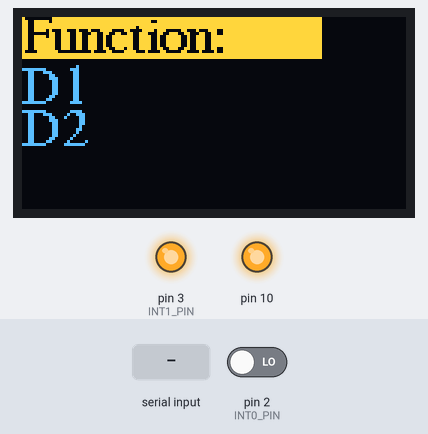
Recording of a sketch running on a simulated Arduino Uno, built with avr-gcc and run on an emulated ATmega328P. On the bench: 128×64 one-colour display, output pins drawn as LEDs (lit = HIGH). The test bench sets the inputs (shaded band); at power-on: pin 2 (INT0_PIN) LOW. The OLED is the two-colour kind (top 16 rows yellow); no radio packets arrive unless stated; what the sketch prints to the serial monitor is not drawn.

Above: at 1.2 s.
1.3 s: "1\n" received over Serial
At 2.4 s:
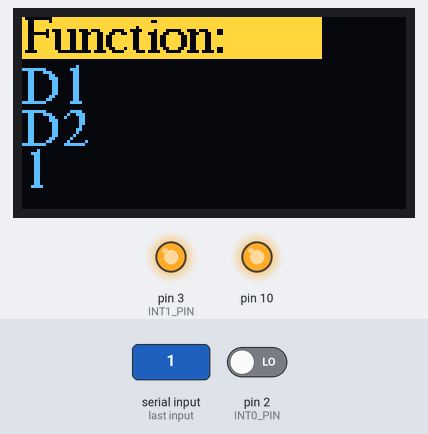
2.8 s: "0\n" received over Serial
At 3.2 s:
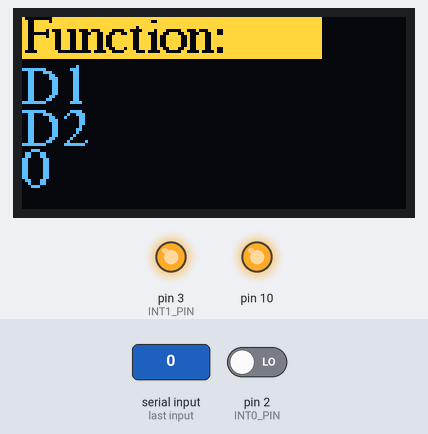
4.3 s: pin 2 (INT0_PIN) driven HIGH
5.8 s: "2\n" received over Serial
At 6.7 s:
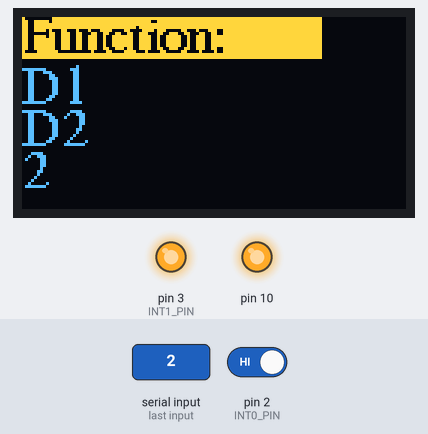
Timing chart, 0 to 8.3 s (numbered marks = the images above; inputs shaded):
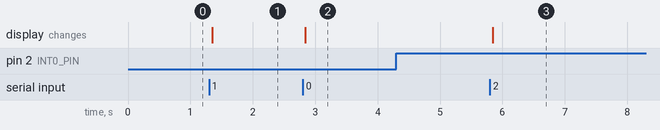

The sketch:

my-controler.ino
```cpp
#include "TTP229Key.h"
#include "OLED.h"
#include "MY_NRF24L01.h"
#include <printf.h>

CTtP229TouchButton g_ttp229Button;
#define TTP16Button g_ttp229Button

char serialBuff[100];
int highLight = 0;

void setup()
{
  Serial.begin(115200);
  SPI.begin();
  radio.begin();
  network.begin(90, this_node); //(channel, node address)

  DEBUG_STATUS(Serial.println("TTP229 Capacitive Touch Keypad"));
  DEBUG_STATUS(Serial.println("------------------------------"));
  display.begin(SSD1306_SWITCHCAPVCC, 0x3C);

  TTP16Button.Configure(SCLPin, SDAPin);
  //digitalWrite(LEDPin, LOW);             // default turn off output pin
  //pinMode(LEDPin, OUTPUT);               // configure an output test pin to respond on button 6 press/release
  printf_begin();
  radio.printDetails();
  prt();
}

void TestStatus()
{
  uint8_t buttonNumber = TTP16Button.GetButtonStatus();

  if ( 0 != buttonNumber )
  {
    DEBUG_STATUS(Serial.print("Button Pressed : "));
    DEBUG_STATUS(Serial.println(buttonNumber));
  }

  delayMicroseconds(2500); // TTP229 document says it will reset the output if 2ms idle + little bit safety
}

void TestEvent()
{
#if defined(INT0_PIN) || defined(INT1_PIN)
  if ( TTP16Button.HasEvent())
#endif
  {
    CTtp229ButtonEvent buttonEvent = TTP16Button.GetButtonEvent();

    if ( 0 != buttonEvent.ButtonNumber )
    {
      if ( buttonEvent.IsButtonReleased )
      {
        DEBUG_STATUS(Serial.print("Button Released: "));
        if (buttonEvent.ButtonNumber == 6) {
          digitalWrite(LEDPin, LOW);
        }
      }
      else
      {
        DEBUG_STATUS(Serial.print("Button Pressed : "));
        if (buttonEvent.ButtonNumber == 1) {
            if(highLight<3) highLight++;
        }else if(buttonEvent.ButtonNumber == 2){
            if(highLight>0) highLight--;
        }else if(buttonEvent.ButtonNumber == 3){
          request();
        }
        prt();
      }
      DEBUG_STATUS(Serial.println(buttonEvent.ButtonNumber));
    }
    else
    {
#if defined(INT0_PIN) || defined(INT1_PIN)
      DEBUG_STATUS(Serial.println("Are you not using interrupt? Should never come here for interrupt based system."));
#endif
    }

    //Serial.print("CurrentTime : "); Serial.println(millis());
    delayMicroseconds(2500); // TTP229 document says it will reset the output if 2ms idle + little bit safety. Not required if using interrupts
  }
}

void prt(){
  printContent("Function:", "D1", "D2", serialBuff, highLight);
}

void loop()
{
  int i;
  //TestStatus();
  TestEvent();
  if (Serial.available()){ // Wait 'till there are 9 Bytes waiting
      i = Serial.readBytesUntil('\n', serialBuff, sizeof(serialBuff) - 1);
      serialBuff[i] = '\0';
      prt();
  }
  prt();
  receive();
  delay(10);
}
```

MY_NRF24L01.cpp
```cpp
#include "MY_NRF24L01.h"
#include "OLED.h"
#include <Arduino.h>

RF24 radio(7, 8);
RF24Network network(radio);

struct BMP280Data{
  float temp;
  float pressure;
};

char payload[32] = {0};

bool request(){
  network.update();
  RF24NetworkHeader header(node01);
  bool ok = network.write(header, "Req", sizeof("Req"));
  Serial.print("Req --- ");
  Serial.println(ok);
  return ok;
}

void prtData(float temp, float pressure){
  char line1[20] = {0};
  char line2[20] = {0};
  sprintf(line1, "Temp: %.2f", temp);
  sprintf(line2, "Pres: %.2f", pressure);
  printContent("Message:", line1, line2, "",-1);
}

void receive(){
  network.update();
  while(network.available()){
    memset(payload, 0, sizeof(payload));
    RF24NetworkHeader header;
    network.read(header, &payload, sizeof(payload));
    if(header.from_node == 1){
      BMP280Data* bdata = (BMP280Data*)payload;
      Serial.print(bdata->temp);
      Serial.print(";");
      Serial.println(bdata->pressure);
      prtData(bdata->temp, bdata->pressure);
    }
  }
}
```

MY_NRF24L01.h
```cpp
#ifndef MY_NRF24L01_H
#define MY_NRF24L01_H
#include <RF24.h>
#include <RF24Network.h>
#include <SPI.h>

extern RF24 radio;
extern RF24Network network;
const uint16_t this_node = 00;
const uint16_t node01 = 01;

struct BMP280Data;

extern char payload[32];

bool request();

void receive();
#endif
```

OLED.cpp
```cpp
#include "OLED.h"

Adafruit_SSD1306 display(SCREEN_WIDTH, SCREEN_HEIGHT, &Wire, -1);

int16_t RectCord[4] = {0,17,31,45};
int16_t TextCord[4] = {11,28,42,56};

void printContent(char * title, char * line1, char * line2, char * line3, int highlight){
	display.clearDisplay();
	display.setFont(&FreeSerif9pt7b);
	display.setTextColor(WHITE);
	if(highlight>=0)
		display.fillRect(0, RectCord[highlight], 100, 14, WHITE);
	int count = 0;
	printLine(title, count++, highlight);
	printLine(line1, count++, highlight);
	printLine(line2, count++, highlight);
	printLine(line3, count++, highlight);
	display.display();
}

void printLine(char * text, int num, int highlight){
	display.setCursor(0, TextCord[num]);
	if(num != highlight){
		display.setTextColor(WHITE);
	}else{
		display.setTextColor(BLACK);
	}
	display.println(text);
}
```

OLED.h
```cpp
#ifndef OLED_H
#define OLED_H
#include <Wire.h>
#include <Adafruit_GFX.h>
#include <Adafruit_SSD1306.h>
#include <Fonts/FreeSerif9pt7b.h>

#define SCREEN_WIDTH 128 // OLED display width, in pixels
#define SCREEN_HEIGHT 64 // OLED display height, in pixels

#define OLED_RESET -1 // Reset pin # (or -1 if sharing Arduino reset pin)

// Declaration for an SSD1306 display connected to I2C (SDA, SCL pins)
extern Adafruit_SSD1306 display;

extern int16_t RectCord[4];
extern int16_t TextCord[4];

void printContent(char * title, char * line1, char * line2, char * line3, int highlight);
void printLine(char * text, int num, int hightlight);
#endif
```

TTP229Key.cpp
```cpp
// TTP229 Capacitive Touch Sensor Interface
// Based on sketch from http://itimewaste.blogspot.com/2014/12/arduino-code-for-ttp229-touch-16-button.html
//
// Tested on Arduino Uno
// Gadget Reboot
#include "TTP229Key.h"

/*class CTtP229TouchButton
{*/
    struct CTtP229TouchButton::CTtp229Prop
    {
      uint16_t  SclPin : 6;
      uint16_t  SdoPin : 6;
      uint16_t  Is16Button : 1;
#if defined(INT0_PIN) || defined(INT1_PIN)
      uint16_t  HasPendingInterrupt : 1;
      uint16_t  IgnoreNextEvent : 1;            // When reading 16th key and if it is pressed, SDO stays low for 2ms.
      // If we enable interrupt before that, then it will trigger after 2ms, only to find the same condition.
      // To make things worse, at the end of reading the pin will stay low and generate another interrupt.
      // TBD: One possible fix is to send more pulses to make it roll over to HIGH. Have to find out if all 16 keys can be pressed in multi-key scenario (NOT supported yet).
      uint16_t UnhandledButtonPresses;
#endif
      uint16_t PreviousButtonValue;
    };

    //static CTtp229Prop g_prop;
    CTtP229TouchButton::CTtp229Prop CTtP229TouchButton::g_prop;

    //
    //    Internal function that captures the data from TTP229 on which key is pressed.
    //  Currently, this function only supports one key being pressed. Multi-key press needs to be added later.
    //
    //  Return Value : Bit field of buttons pressed
    //
    static uint16_t CTtP229TouchButton::GetPressedButton()
    {
      DEBUG_BUTTON16(Serial.println("GetPressedButton : Enter "));
      uint16_t buttonsPressed = 0;
      // Need to generate the LOW and then HIGH on the clock and read the value from data when clock is back high.
      // As per the specification, the TTP229 chip can support 512Khz. This translates to approximately 2us for a cycle. So introducing clock with fall and raise each of 1us.
      uint8_t maxCnt = g_prop.Is16Button ? 16 : 8;
      for (uint8_t ndx = 0; ndx < maxCnt; ndx++ )
      {
        digitalWrite(g_prop.SclPin, LOW);
        delayMicroseconds(1);
        digitalWrite(g_prop.SclPin, HIGH);

        int val = digitalRead(g_prop.SdoPin);

        delayMicroseconds(1);  // Technically this can be moved after the if for most atmel microcontrollers. But if there is a really fast one (now/future) and the next call to GetPressedButton made immediately, we might overclock TTP229. Being safe here

        if ( LOW == val )
        {
          buttonsPressed |= (1 << ndx);
        }
      }

      DEBUG_BUTTON16(Serial.print("GetPressedButton : Exit. Return Value : ")); DEBUG_BUTTON16(Serial.println(buttonsPressed));

      return buttonsPressed;
    }

#if defined(INT0_PIN) || defined(INT1_PIN)
    // Detaching the interrupt after receiving the data can cause problem in sleeping. If the interrupt is not properly dispatched, it can lead to permanent sleep and can't wake up from button
    static void CTtP229TouchButton::HandleButtonEvent()
    {
      if ( g_prop.IgnoreNextEvent )
      {
        // We ignored an event. Now we will accept the event
        g_prop.IgnoreNextEvent = false;
      }
      else
      {
        g_prop.HasPendingInterrupt = true;
        //g_intCount++;
      }
    }

    static void CTtP229TouchButton::SetInterruptHandler()
    {
#ifdef INT0_PIN
      if ( INT0_PIN == g_prop.SdoPin )
      {
        DEBUG_BUTTON16(Serial.println("Configure : With interrupt 0"));
        EIFR = 0x01; // Clear INTF0 flag
        attachInterrupt(0, HandleButtonEvent, RISING); // The pin goes down for 93us and then raises that is when the device is ready (technically after 10us)
      }
#endif

#ifdef INT1_PIN
      if ( INT1_PIN == g_prop.SdoPin )
      {
        DEBUG_BUTTON16(Serial.println("Configure : With interrupt 1"));
        EIFR = 0x02; // Clear INTF1 flag
        attachInterrupt(1, HandleButtonEvent, RISING); // The pin goes down for 93us and then raises that is when the device is ready (technically after 10us)
      }
#endif
    }

    static void CTtP229TouchButton::RemoveInterruptHandler()
    {
#ifdef INT0_PIN
      if ( INT0_PIN == g_prop.SdoPin )
      {
        detachInterrupt(0);
      }
#endif

#ifdef INT1_PIN
      if ( INT1_PIN == g_prop.SdoPin )
      {
        detachInterrupt(1);
      }
#endif
    }
#endif

    //
    //    Returns button number being pressed. High bit indicates more changes present
    //
    static uint8_t CTtP229TouchButton::GetButtonNumberFromFlag(uint16_t buttonsChanged)
    {
      uint16_t flag = 1;
      for (uint8_t ndx = 1; ndx <= 16; ndx++, flag <<= 1)
      {
        if ( (buttonsChanged & flag) != 0 )
        {
          if ( (buttonsChanged & ~flag) != 0 )
          {
            // Some other bit is present
            ndx |= 0x80;
          }

          return ndx;
        }
      }

      return 0;
    }

  //public:
    //
    //    Setup the TTP229 Touch button on this input.
    //
    // Inputs:
    //     sclPin  - Clock Pin of the button (3rd from left on button, connected to arduino's digital pin number)
    //     sdoPin  - Data pin to read from the button (4th pin from left on button, connected to arduino's digital pin number)
    //     is16Button - true = 16 buttons board. false = 8 button board
    //
    static void CTtP229TouchButton::Configure(int sclPin, int sdoPin, bool is16Button = true)
    {
      DEBUG_BUTTON16(Serial.println("Configure : Enter"));

      g_prop.SclPin = sclPin;
      g_prop.SdoPin = sdoPin;
      g_prop.Is16Button = is16Button;

      g_prop.PreviousButtonValue = 0;

      // Configure clock as output and hold it high
      pinMode( sclPin, OUTPUT );
      digitalWrite(sclPin, HIGH);

      // Configure data pin as input
      pinMode( sdoPin, INPUT);

      DEBUG_BUTTON16(Serial.print("Button Configuration\n\rSCL Pin : "));
      DEBUG_BUTTON16(Serial.println(sclPin));
      DEBUG_BUTTON16(Serial.print("SDO Pin : "));
      DEBUG_BUTTON16(Serial.println(sdoPin));
      DEBUG_BUTTON16(Serial.print("Number of Keys : "));
      DEBUG_BUTTON16(Serial.println(is16Button ? 16 : 8));

#if defined(INT0_PIN) || defined(INT1_PIN)
      g_prop.UnhandledButtonPresses = 0;
      g_prop.HasPendingInterrupt = false;
      g_prop.IgnoreNextEvent = false;
      SetInterruptHandler();
#endif

      DEBUG_BUTTON16(Serial.println("Configure : Exit"));
    }

    //
    //    Get the current status from the 16 button touch device
    //
    //   Return Value : Returns the bitflag of the keys pressed. returns 0, if no key is pressed.
    //
    static uint16_t CTtP229TouchButton::GetButtonStatus()
    {
#if defined(INT0_PIN) || defined(INT1_PIN)
      g_prop.HasPendingInterrupt = 0;
#endif

      uint16_t returnValue = GetPressedButton();

#if defined(INT0_PIN) || defined(INT1_PIN)
      returnValue |= g_prop.UnhandledButtonPresses;    // and also include any data that was received that we have not sent yet.
      g_prop.UnhandledButtonPresses = 0;
#endif

      g_prop.PreviousButtonValue = returnValue;

      return returnValue;
    }

    //
    //    Gets the event from the button. This is useful for monitoring press and release only.
    // Each button press will generate max 2 events, one for press and another for release. When the button is press and held, this method will return no event.
    // If the calls were not made often enough, the events could be missed. For instance, you might get 2 pressed, followed by 4 pressed, which automatically means 2 released in single key mode.
    //
    // Return Value : if ButtonNumber is 0, then no event
    //
    static CTtp229ButtonEvent CTtP229TouchButton::GetButtonEvent()
    {
      CTtp229ButtonEvent returnValue = {0, 0};
      uint8_t buttonNumber;

      DEBUG_BUTTON16(Serial.print("Old Value  : "));
      DEBUG_BUTTON16(Serial.println(g_prop.PreviousButtonValue));


#if defined(INT0_PIN) || defined(INT1_PIN)
      if (
#if defined(INT0_PIN)
        INT0_PIN == g_prop.SdoPin
#endif
#if defined(INT0_PIN) && defined(INT1_PIN)
        ||
#endif
#if defined(INT1_PIN)
        INT1_PIN == g_prop.SdoPin
#endif
      )
      {
        // Interrupts are used. Check if we have interrupt
        if ( g_prop.HasPendingInterrupt )
        {
          RemoveInterruptHandler();                 // From this point upto SetInterruptHandler is called, ensure there is no return path that will leave without SetInterruptHandler
        }
        else
        {
          DEBUG_BUTTON16(Serial.println("GetButtonEvent: No interrupt pending"));
          return returnValue;
        }
      }
#endif

      uint16_t currValue = GetPressedButton();

#if defined(INT0_PIN) || defined(INT1_PIN)
      currValue |= g_prop.UnhandledButtonPresses; // Get any previously returned but not returned now values also into the mix
#endif

      uint16_t changes = g_prop.PreviousButtonValue ^ currValue;
      uint16_t pressed = (changes & currValue);
      uint16_t released = (changes & g_prop.PreviousButtonValue);

      // First check if any key is that is pressed and generate press event
      if ( 0 != pressed )
      {
        buttonNumber = GetButtonNumberFromFlag(pressed);
        returnValue.ButtonNumber = (buttonNumber & 0x7F);

        uint16_t mask = (1 << (returnValue.ButtonNumber - 1));
        // set the new notified button into prev
        g_prop.PreviousButtonValue |= mask;

#if defined(INT0_PIN) || defined(INT1_PIN)
        g_prop.UnhandledButtonPresses = currValue;
        g_prop.UnhandledButtonPresses = currValue & ~g_prop.PreviousButtonValue;    // clear unhandled for this bit, just in case
#endif
      }
      else if (0 != released)
      {
        buttonNumber = GetButtonNumberFromFlag(released);
        returnValue.ButtonNumber = (buttonNumber & 0x7F);

        // The unmatching bit whose previous value of 1 means, it is released
        returnValue.IsButtonReleased = true;

        // clear the notified release button
        g_prop.PreviousButtonValue &= ~(1 << (returnValue.ButtonNumber - 1));
      }


#if defined(INT0_PIN) || defined(INT1_PIN)

      if (((!returnValue.IsButtonReleased || (0 == pressed))  // We handle release but no pending press
           && ((buttonNumber & 0x80) == 0 )) // or more button changes are detected
          || (returnValue.ButtonNumber == 0) )    // safety in case interrupt and data mismatch or code bug
      {
        // No more button notification pending
        g_prop.HasPendingInterrupt = false;
      }
      else
      {
        DEBUG_BUTTON16(Serial.println("not Clearing interrupt"));
      }

      g_prop.IgnoreNextEvent = digitalRead(g_prop.SdoPin) == LOW; // If the pin is still low at the end of reading, ignore next event which is for data finished raise
      DEBUG_BUTTON16(Serial.print(g_prop.IgnoreNextEvent ? "Ignoring next event\n\r" : "Not ignoring\n\r"));

      // All the data has been read. Now reactivate the interrupt
      SetInterruptHandler();
#endif

      DEBUG_BUTTON16(Serial.print("currValue : "));
      DEBUG_BUTTON16(Serial.println(currValue));
      DEBUG_BUTTON16(Serial.print("Changes    : "));
      DEBUG_BUTTON16(Serial.println(changes));
      DEBUG_BUTTON16(Serial.print("Button N   : "));
      DEBUG_BUTTON16(Serial.println(buttonNumber));
      DEBUG_BUTTON16(Serial.print("Unhandled  : "));
      DEBUG_BUTTON16(Serial.println(g_prop.UnhandledButtonPresses));
      DEBUG_BUTTON16(Serial.print("ButtonRelease : "));
      DEBUG_BUTTON16(Serial.println(returnValue.IsButtonReleased));
      DEBUG_BUTTON16(Serial.print("buttonNumber : "));
      DEBUG_BUTTON16(Serial.println(buttonNumber));
      DEBUG_BUTTON16(Serial.print("Pending interrupts :"));
      DEBUG_BUTTON16(Serial.println(g_prop.HasPendingInterrupt));

      return returnValue;
    }

#if defined(INT0_PIN) || defined(INT1_PIN)
    static bool CTtP229TouchButton::HasEvent()
    {
#if defined(INT0_PIN)
      if ( INT0_PIN == g_prop.SdoPin )
      {
        return g_prop.HasPendingInterrupt;
      }
#endif

#if defined(INT1_PIN)
      if ( INT1_PIN == g_prop.SdoPin )
      {
        return g_prop.HasPendingInterrupt;
      }
#endif

      return true;
    }
#endif

//};
```

Source omitted: TTP229Key.h (1772 bytes)

Measured:
- after the input at 1.3 s, the display: changes after 0.05 s (image 1)
- after the input at 2.8 s, the display: changes at once (image 2)
- after the input at 5.8 s, the display: changes after 0.05 s (image 3)
